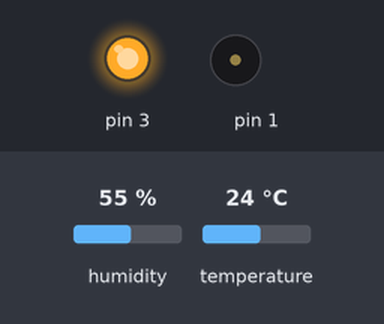
Bench run of a sketch on a simulated Arduino Uno, built with avr-gcc and run on an emulated ATmega328P. Parts: output pins drawn as LEDs (lit = HIGH), buzzer (waves = sounding). The test bench sets the inputs (shaded band); at power-on: humidity 55 %, temperature 24 °C.

Above: at 2.8 s.
2.9 s: humidity set to 68 %
5.6 s: humidity set to 71 %
At 6.5 s:
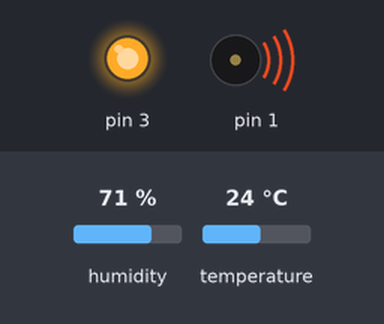
Timing chart, 0 to 8.6 s (numbered marks = the images above; inputs shaded):
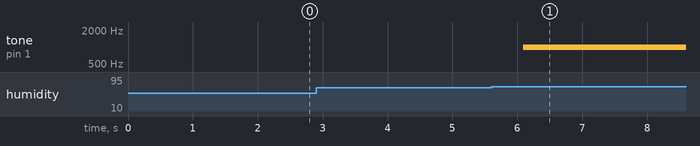

The sketch:

sketch_nov16a.ino
```cpp
#include "dht11.h"
#include "zuador.h"
// botei um pino aleátorio para o buzzere para o LED, modifiquem conforme a necessidade de vcs
void setup() {
  Serial.begin(9200);
  inicializar();
  inicializarB(1);
  inicializarL(2);
  inicializarLedPrincipal(3);


}

void loop() {

    float t = Temperatura();
    float u = Umidade();
    erro(t, u);
    Sensasao(t, u, false);

    calor(t, 1, 200);
    secadura(u, 1, 300);


}
```

dht11.cpp
```cpp
#include "dht11.h"
#include "zuador.h"
#define DHTPIN 2
#define DHTTYPE DHT11


static DHT dht(DHTPIN, DHTTYPE);

void inicializar() {
  dht.begin();
}

float Temperatura() {
  return dht.readTemperature();
}

float Umidade() {
  return dht.readHumidity();
}
float Sensasao(float temp, float umi, bool isFahrenheit) {
  return dht.computeHeatIndex(temp, umi, isFahrenheit);
}

void calor(float temp, int pino, int duracao) {
  if (temp > 100) {
    zuada(pino, duracao);
  }
}

void secadura(float umi, int pino, int duracao) {
  if (umi >= 70) {
    zuada(pino, duracao);
  }
}

void erro(float temp, float umi) {
  if (isnan(umi) || isnan(temp)) {
  Serial.println("Erro ao ler do sensor DHT11!");

}
}
```

dht11.h
```cpp
#ifndef DHT11_H
#define DHT11_H

#include <Arduino.h>
#include <DHT.h>

void inicializar();
float Temperatura();
float Umidade();

float Sensasao(float temp, float umi, bool isFahrenheit = false);
void calor(float temp, int pino, int duracao);
void secadura(float umi, int pino, int duracao);
void erro(float temp, float umi);
#endif
```

zuador.cpp
```cpp
#include "zuador.h"
#include <Arduino.h>

void inicializarB(int pino) {
  pinMode(pino, OUTPUT);
  digitalWrite(pino, LOW);
}

void zuada(int pino,int duracao) {
  tone(pino, 1000, duracao);
}

void desligarBuzzer(int pino) {
  noTone(pino);
}

// FUNÇÕES LED

void inicializarLedPrincipal(int pinoL) {
  pinMode(pinoL, OUTPUT);
  digitalWrite(pinoL, HIGH);
}

void inicializarL(int pinoL) {
  pinMode(pinoL, OUTPUT);
  digitalWrite(pinoL, LOW);
}

void off(int pinoL) {
  digitalWrite(pinoL, LOW);
}

void blik(int pinoL) {
  digitalWrite(pinoL, HIGH);
  delay(500);
  digitalWrite(pinoL, LOW);
}
```

zuador.h
```cpp
#ifndef ZUADOR_H
#define ZUADOR_H

void inicializarB(int pino);
void zuada(int pino, int duracao);
void desligarBuzzer(int pino);

// funções LED

void inicializarLedPrincipal(int pinoL);
void inicializarL(int pinoL);
void off(int pinoL);
void blink(int pinoL);

#endif 
```

Measured:
- the behaviour switches between 69 and 70 % on humidity (found by bisection; images 0 and 1)
- after the input at 2.9 s, every drawn part: stays the same
- after the input at 5.6 s, tone on pin 1: silent → 1000 Hz after 0.49 s
